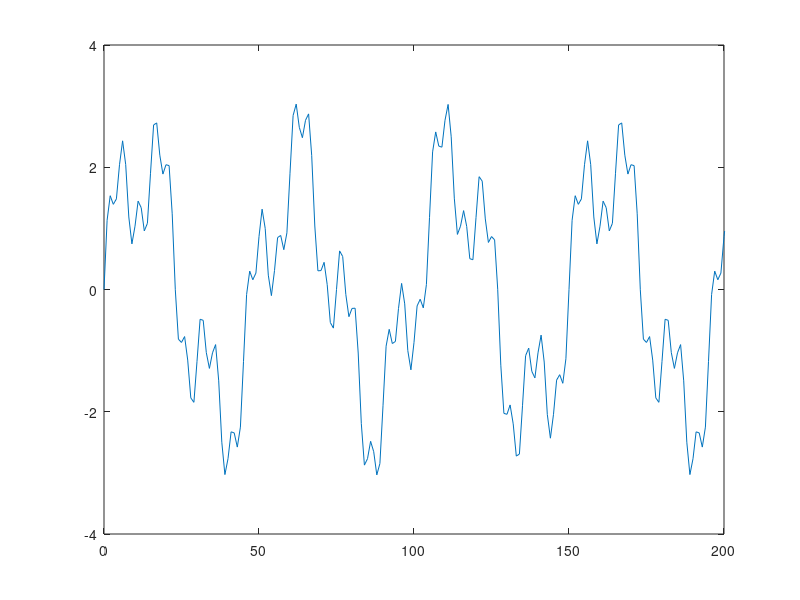

This chart was generated by the following MATLAB code:
clear all 
clc 
%% 
dt = 1;
t = 0:dt:1000;
A1 = 2;
f1 = 1/50;
A2 = 1;
f2 = 1/15;
A3 = 0.5;
f3 = 1/5;
wave1 = A1*sin(2*pi*f1*t);
wave2 = A2*sin(2*pi*f2*t);
wave3 = A3*sin(2*pi*f3*t);
wavesum = wave1+wave2+wave3;
plot(t,wavesum);
xl = [0 200];
set(gca,'Xlim',xl);
